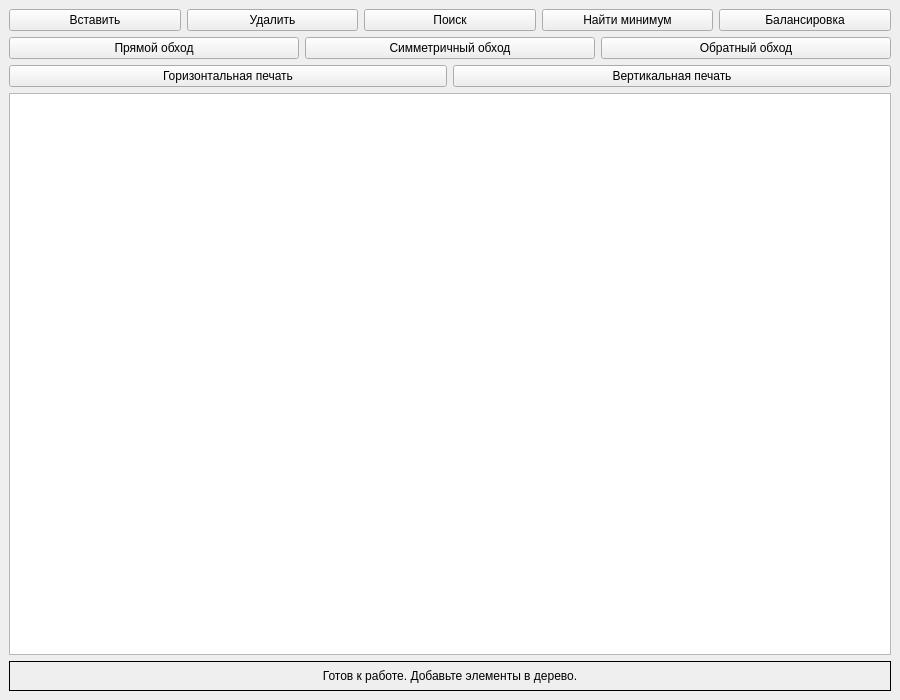
<?xml version="1.0" encoding="UTF-8"?>
<ui version="4.0">
 <class>MainWindow</class>
 <widget class="QMainWindow" name="MainWindow">
  <property name="geometry">
   <rect>
    <x>0</x>
    <y>0</y>
    <width>900</width>
    <height>700</height>
   </rect>
  </property>
  <property name="windowTitle">
   <string>Бинарное дерево поиска</string>
  </property>
  <widget class="QWidget" name="centralwidget">
   <layout class="QVBoxLayout" name="verticalLayout">
    <item>
     <layout class="QHBoxLayout" name="buttonLayout">
      <item>
       <widget class="QPushButton" name="insertButton">
        <property name="minimumSize">
         <size>
          <width>100</width>
          <height>0</height>
         </size>
        </property>
        <property name="text">
         <string>Вставить</string>
        </property>
       </widget>
      </item>
      <item>
       <widget class="QPushButton" name="deleteButton">
        <property name="minimumSize">
         <size>
          <width>100</width>
          <height>0</height>
         </size>
        </property>
        <property name="text">
         <string>Удалить</string>
        </property>
       </widget>
      </item>
      <item>
       <widget class="QPushButton" name="searchButton">
        <property name="minimumSize">
         <size>
          <width>100</width>
          <height>0</height>
         </size>
        </property>
        <property name="text">
         <string>Поиск</string>
        </property>
       </widget>
      </item>
      <item>
       <widget class="QPushButton" name="findMinButton">
        <property name="minimumSize">
         <size>
          <width>100</width>
          <height>0</height>
         </size>
        </property>
        <property name="text">
         <string>Найти минимум</string>
        </property>
       </widget>
      </item>
      <item>
       <widget class="QPushButton" name="balanceButton">
        <property name="minimumSize">
         <size>
          <width>100</width>
          <height>0</height>
         </size>
        </property>
        <property name="text">
         <string>Балансировка</string>
        </property>
       </widget>
      </item>
     </layout>
    </item>
    <item>
     <layout class="QHBoxLayout" name="traversalLayout">
      <item>
       <widget class="QPushButton" name="preOrderButton">
        <property name="minimumSize">
         <size>
          <width>100</width>
          <height>0</height>
         </size>
        </property>
        <property name="text">
         <string>Прямой обход</string>
        </property>
       </widget>
      </item>
      <item>
       <widget class="QPushButton" name="inOrderButton">
        <property name="minimumSize">
         <size>
          <width>100</width>
          <height>0</height>
         </size>
        </property>
        <property name="text">
         <string>Симметричный обход</string>
        </property>
       </widget>
      </item>
      <item>
       <widget class="QPushButton" name="postOrderButton">
        <property name="minimumSize">
         <size>
          <width>100</width>
          <height>0</height>
         </size>
        </property>
        <property name="text">
         <string>Обратный обход</string>
        </property>
       </widget>
      </item>
     </layout>
    </item>
    <item>
     <layout class="QHBoxLayout" name="printLayout">
      <item>
       <widget class="QPushButton" name="horizontalPrintButton">
        <property name="minimumSize">
         <size>
          <width>150</width>
          <height>0</height>
         </size>
        </property>
        <property name="text">
         <string>Горизонтальная печать</string>
        </property>
        <property name="checkable">
         <bool>true</bool>
        </property>
       </widget>
      </item>
      <item>
       <widget class="QPushButton" name="verticalPrintButton">
        <property name="minimumSize">
         <size>
          <width>150</width>
          <height>0</height>
         </size>
        </property>
        <property name="text">
         <string>Вертикальная печать</string>
        </property>
        <property name="checkable">
         <bool>true</bool>
        </property>
       </widget>
      </item>
     </layout>
    </item>
    <item>
     <widget class="QGraphicsView" name="graphicsView">
      <property name="minimumSize">
       <size>
        <width>800</width>
        <height>400</height>
       </size>
      </property>
     </widget>
    </item>
    <item>
     <widget class="QLabel" name="statusLabel">
      <property name="minimumSize">
       <size>
        <width>0</width>
        <height>30</height>
       </size>
      </property>
      <property name="frameShape">
       <enum>QFrame::Shape::Box</enum>
      </property>
      <property name="text">
       <string>Готов к работе. Добавьте элементы в дерево.</string>
      </property>
      <property name="alignment">
       <set>Qt::AlignmentFlag::AlignCenter</set>
      </property>
     </widget>
    </item>
   </layout>
  </widget>
 </widget>
 <resources/>
 <connections/>
</ui>
